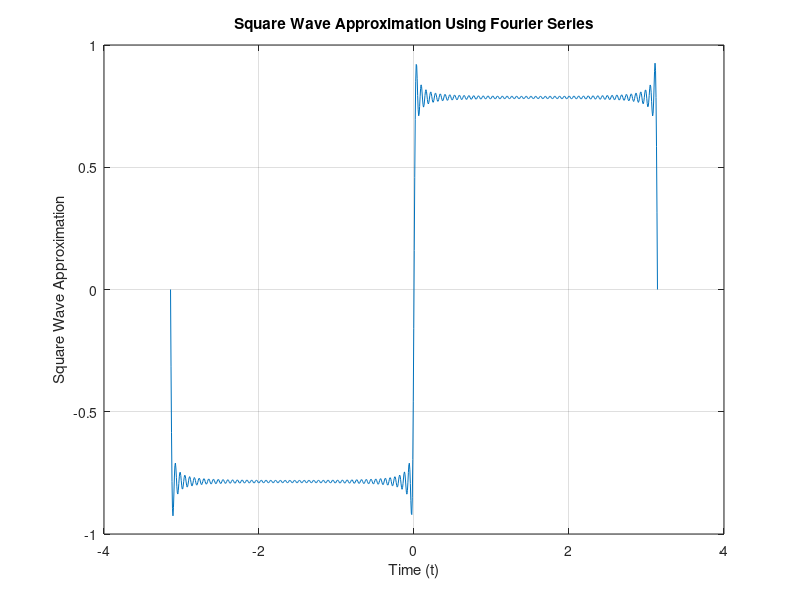

MATLAB code to generate this figure:
% Taha Akhlaq - MATLAB Assignment 2: Vectorization

clc; % clear command window


% Question 1

u = (-5 : 3 : 7) % 1

v = (-pi : pi/4 : pi)' % 2


% Question 2

n_q2 = prod(1:10)


% Question 3

% Part 1
A = zeros(5,5); % 5x5 Matrix

% Insert 1s
A(1,1) = 1; 
A(2,2) = 1;
A(4,4) = 1;
A(5,4) = 1;
A(5,5) = 1;

A % Display the Matrix


% Part 2
B_left = reshape( [12, 11, 10, 6, 5, 4], [3, 2] ); % Create Left Side of B
B_right = B_left - 3; % Create Right Side of B
B = [B_left, B_right] % Conjoin the Two Sides


% Question 4

%i
t = linspace (-pi, pi, 1000);

%ii
n = (0:50)';
a_n = (2*n + 1);

%iii
terms = (sin(a_n * t) ./ a_n);

%iv
s = sum(terms, 1);

%v
plot(t, s);
grid on;
xlabel('Time (t)');
ylabel('Square Wave Approximation');
title('Square Wave Approximation Using Fourier Series');

% Output:
